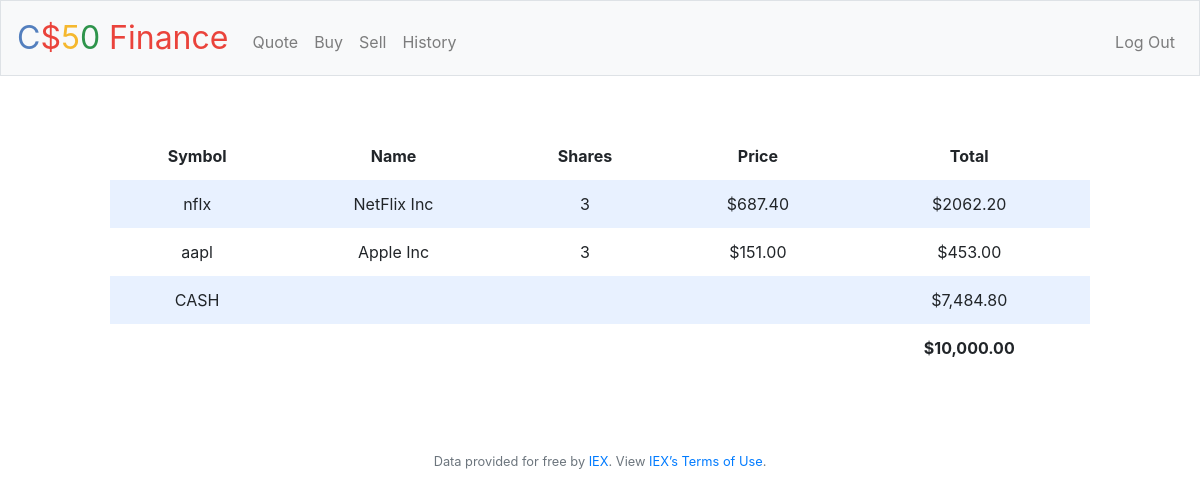
/ (signed in), run on the app's committed database.
### tables this page shows
CREATE TABLE purchase(id INTEGER, username TEXT NOT NULL, symbol TEXT NOT NULL, company_name TEXT NOT NULL, price NUMERIC NOT NULL, shares NUMERIC NOT NULL, datetime DATETIME NOT NULL, PRIMARY KEY(id));

### application.py (the view)
@app.route("/")
@login_required
def index():
    total = 0.0
    Id = session["user_id"]
    row = db.execute("SELECT * FROM users WHERE id = ?", Id)
    username = row[0]['username']
    rows = db.execute("SELECT * FROM purchase WHERE username = ?", username)
    cash = row[0]['cash']
    for r in rows:
        total = total + r['price']*r['shares']
    total = total + cash
    return render_template("index.html", rows=rows, cash=usd(cash), total=usd(total))

### application.py (called while the page is built)
@app.after_request
def after_request(response):
    response.headers["Cache-Control"] = "no-cache, no-store, must-revalidate"
    response.headers["Expires"] = 0
    response.headers["Pragma"] = "no-cache"
    return response

### helpers.py (called while the page is built)
def login_required(f):
    @wraps(f)
    def decorated_function(*args, **kwargs):
        if session.get("user_id") is None:
            return redirect("/login")
        return f(*args, **kwargs)
    return decorated_function

def usd(value):
    return f"${value:,.2f}"

### templates/index.html (shortened to what this page needs)
{% extends "layout.html" %}
{% block main %}
           <div class="section">
                <table>
                    <thead>
                        <tr>
                            <th>Symbol</th>
                            <th>Name</th>
                            <th>Shares</th>
                            <th>Price</th>
                            <th>Total</th>
                        </tr>
                    </thead>
                    <tbody>
                          {% for row in rows %}
                            <tr>
                                <td>{{row.symbol}}</td>
                                <td>{{row.company_name}}</td>
                                <td>{{row.shares}}</td>
                                <td>{{"$%.2f"|format(row.price|float)}}</td>
                                <td>{{"$%.2f"|format(row.shares * row.price|float)}}</td>
                            </tr>
                          {% endfor %}
                          <tr>
                              <td>CASH</td>
                              <td></td>
                              <td></td>
                              <td></td>
                              <td>{{cash}}</td>
                          </tr>
                          <tr>
                              <td></td>
                              <td></td>
                              <td></td>
                              <td></td>
                              <td><b>{{ total}}</b></td>
                          </tr>
                    </tbody>
                </table>
            </div>
{% endblock %}

### templates/layout.html (shortened to what this page needs)
<!DOCTYPE html>
<html lang="en">
    <head>
        <link rel="stylesheet" href="https://cdn.jsdelivr.net/npm/bootstrap@4.5.3/dist/css/bootstrap.min.css">
        <link href="/static/styles.css" rel="stylesheet">
    </head>
    <body>
        <nav class="navbar navbar-expand-md navbar-light bg-light border">
            <a class="navbar-brand" href="/"><span class="blue">C</span><span class="red">$</span><span class="yellow">5</span><span class="green">0</span> <span class="red">Finance</span></a>
            <div class="collapse navbar-collapse" id="navbar">
                {% if session.user_id %}
                    <ul class="navbar-nav mr-auto mt-2">
                        <li class="nav-item"><a class="nav-link" href="/quote">Quote</a></li>
                        <li class="nav-item"><a class="nav-link" href="/buy">Buy</a></li>
                        <li class="nav-item"><a class="nav-link" href="/sell">Sell</a></li>
                        <li class="nav-item"><a class="nav-link" href="/history">History</a></li>
                    </ul>
                    <ul class="navbar-nav ml-auto mt-2">
                        <li class="nav-item"><a class="nav-link" href="/logout">Log Out</a></li>
                    </ul>
                {% else %}
                    <ul class="navbar-nav ml-auto mt-2">
                        <li class="nav-item"><a class="nav-link" href="/register">Register</a></li>
                        <li class="nav-item"><a class="nav-link" href="/login">Log In</a></li>
                    </ul>
                {% endif %}
            </div>
        </nav>
        <main class="container p-5">
            {% block main %}{% endblock %}
        </main>
        <footer class="small text-center text-muted">
            Data provided for free by <a href="https://iextrading.com/developer">IEX</a>. View <a href="https://iextrading.com/api-exhibit-a/">IEX’s Terms of Use</a>.
        </footer>
    </body>
</html>

### static/styles.css (style rules this page uses)
nav .navbar-brand { font-size: xx-large; }
nav .navbar-brand .blue { color: #537fbe; }
nav .navbar-brand .red { color: #ea433b; }
nav .navbar-brand .yellow { color: #f5b82e; }
nav .navbar-brand .green { color: #2e944b; }
main { overflow-x: auto; text-align: center; }
table { background-color: transparent; margin-bottom: 1rem; width: 100%; }
table th, table td { padding: 0.75rem; vertical-align: middle; }
tbody tr:nth-of-type(odd) { background-color: rgb(179, 208, 255, 0.3) }
.section { padding-bottom: 1rem; padding-left: 2rem; padding-right: 2rem; padding-top: 0.5rem; }

### data on the page
purchase: symbol "nflx", company_name "NetFlix Inc", shares "3", price "$687.40", row.shares*row.price|float "$2062.20"
purchase: symbol "aapl", company_name "Apple Inc", shares "3", price "$151.00", row.shares*row.price|float "$453.00"

### other printed values
{{ cash }} "$7,484.80"
{{ total }} "$10,000.00"
